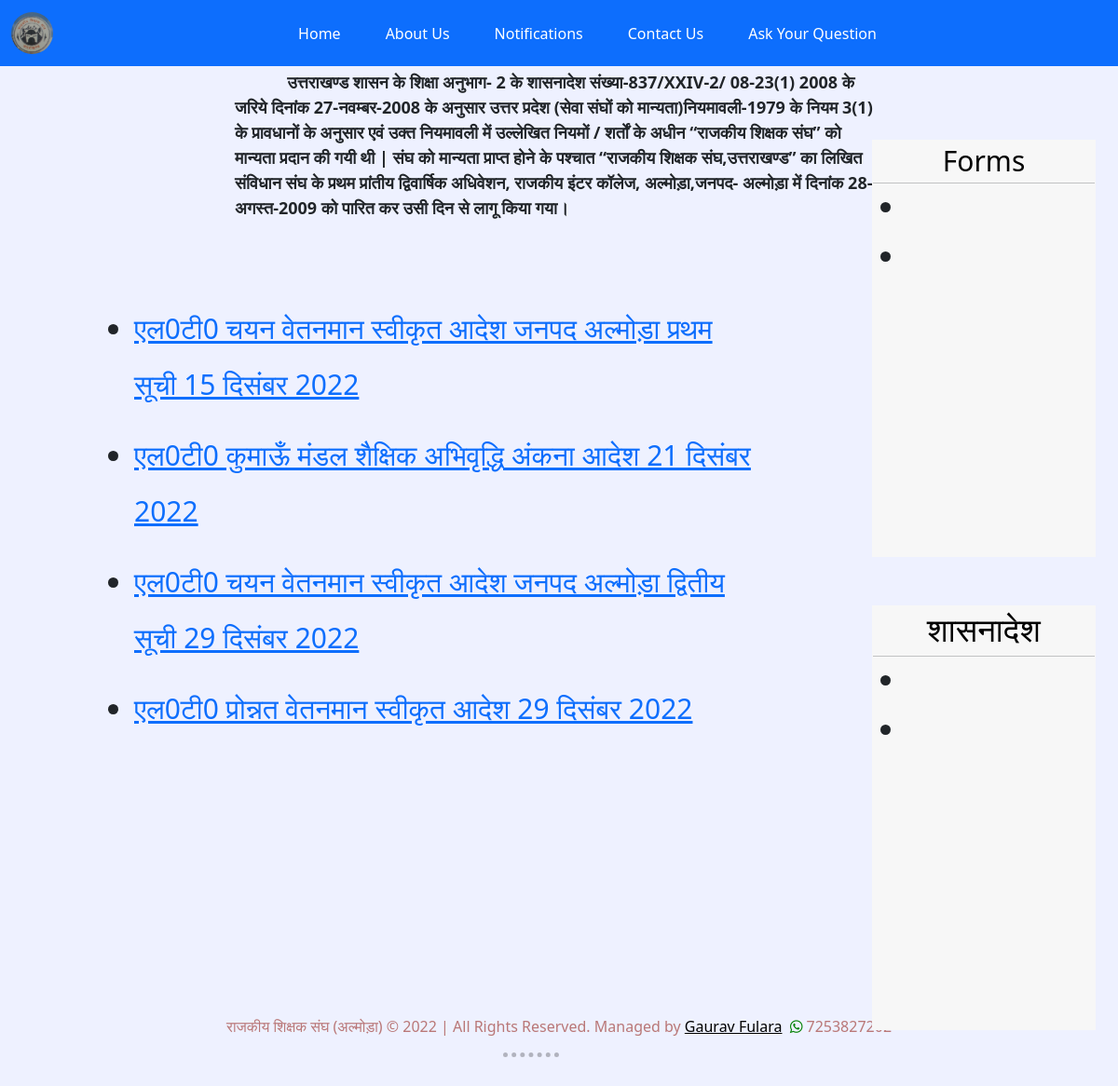
The page /notice/ on the database its author committed.
### website/models.py (models this page shows)
class Document(models.Model):
    file_name =  models.CharField(max_length=255, default="")
    file = models.FileField(upload_to='uploads/')
    created_at = models.DateTimeField(auto_now_add=True)

### website/views.py (the view)
# urls.py: path('notice/', views.notice, name='notice'),
def notice(request):
    records = Document.objects.all().order_by('-id')
    date_from = datetime.datetime.now() - datetime.timedelta(days=1)
    is_latest_record = Document.objects.filter(created_at__gte=date_from).count()
    context = {
        'records' : records,
        'is_latest_record': is_latest_record,
    }
    return render(request,'website/notice.html', context)

### website/templates/website/notice.html (shortened to what this page needs)
{% include 'website/index.html' with is_latest_record=is_latest_record %}
{% block content %}
<div style="background-color: #EEF1FF !important; height: 100%; min-height: 115vh;">
  <div class="container" style="margin-top: 70px; width: 60%;">
    <div class="row marquee">
      <marquee loop="infinite" height="25" style=" margin-top: 5px; font-size: 18px; width: max-width !important;">
        <p><strong> &nbsp;&nbsp;&nbsp;&nbsp;&nbsp;&nbsp;&nbsp;&nbsp;&nbsp;&nbsp;&nbsp; उत्तराखण्ड शासन के शिक्षा अनुभाग- 2 के शासनादेश संख्या-837/XXIV-2/ 08-23(1) 2008 के जरिये दिनांक 27-नवम्बर-2008 के अनुसार उत्तर प्रदेश (सेवा संघों को मान्यता)नियमावली-1979 के नियम 3(1) के प्रावधानों के अनुसार एवं उक्त नियमावली में उल्लेखित नियमों / शर्तों के अधीन “राजकीय शिक्षक संघ” को मान्यता प्रदान की गयी थी | संघ को मान्यता प्राप्त होने के पश्चात “राजकीय शिक्षक संघ,उत्तराखण्ड” का लिखित संविधान संघ के प्रथम प्रांतीय द्विवार्षिक अधिवेशन, राजकीय इंटर कॉलेज, अल्मोड़ा,जनपद- अल्मोड़ा में दिनांक 28-अगस्त-2009 को पारित कर उसी दिन से लागू किया गया। </strong></p>
      </marquee>
    </div>
  </div>
    <div class="container" style="font-size: 30px; margin-top: 10px; line-height: 2; margin-left: 100px; width: 60%;">
        {% for record in records %}
          <ul>
            <li>
            <a target="_blank" href="{{ record.file.url }}" download>{{ record.file_name }}</a></br>
          </li>
        </ul>
        {% endfor %}
  </div>
  <div>
    <div class="form" >
    <div class="title" style="text-align: center; font-size: 30px; color: black;">Forms</div><hr style="margin: 1px;">
      <div class="row updateBoxWrap">
        <marquee  loop="infinite" direction="up" onmouseover="this.stop()" onmouseout="this.start()" class="updateBox" id="lu" style="overflow: hidden; position: relative; height: 400px;">
          <ul  style="font-size: 30px; margin-left: 5px;" >
            <li style="padding:  1px;"> </li>
            <li style="line-height: 2;" ></li>
          </ul>
        </marquee>
      </div>
    </div>
  </div>
  <div>
    <div class="form1" >
      <div class="title" style="text-align: center; font-size: 35px; color: black;">शासनादेश</div><hr style="margin: 1px;">
        <div class="row updateBoxWrap">
          <marquee loop="infinite" direction="up" onmouseover="this.stop()" onmouseout="this.start()" class="updateBox" id="lu" style="overflow: hidden; position: relative; height: 400px;">
            <ul  style="font-size: 30px; margin-left: 5px;" >
              <li style="padding:  1px;"> </li>
              <li style="line-height: 2;" ></li>
            </ul>
          </marquee>
        </div>
      </div>
    </div>
  </div><div class="copyright" style="background-color: #EEF1FF !important; padding-top: 100px; ">
    <div class="footer" style="text-align: center;" >
      राजकीय शिक्षक संघ (अल्मोड़ा) © 2022 | All Rights Reserved. Managed by
      <a style="color: black;" href="https://www.facebook.com/" target="_blank">Gaurav Fulara</a>&nbsp;&nbsp;<i class="fa fa-whatsapp" aria-hidden="true">&nbsp;</i>7253827202
    </div><hr class="hr">
  </div>
{% endblock %}

### website/static/css/style.css (style rules this page uses)
.fa-whatsapp { color: green; }
.copyright { background: white; color: #b97777; padding: 15px 0; }
.form { top: 150px; left: 78%; position: absolute; width: 20%; background-color: #f7f7f7 !important; }
.form1 { top: 650px; left: 78%; position: absolute; width: 20%; background-color: #f7f7f7 !important; }
.hr { background-color: none; border-style: none; border-top-style: dotted; border-color: rgb(0, 0, 0); border-width: 5px; width: 5%; align-items: center; margin-left: 45%; }

### rows shown on the page
Document: file_name "एल0टी0 चयन वेतनमान स्वीकृत आदेश जनपद अल्मोड़ा प्रथम सूची 15 दिसंबर 2022"
Document: file_name "एल0टी0 कुमाऊँ मंडल शैक्षिक अभिवृद्धि अंकना आदेश 21 दिसंबर 2022"
Document: file_name "एल0टी0 चयन वेतनमान स्वीकृत आदेश जनपद अल्मोड़ा द्वितीय सूची 29 दिसंबर 2022"
Document: file_name "एल0टी0 प्रोन्नत वेतनमान स्वीकृत आदेश 29 दिसंबर 2022"
